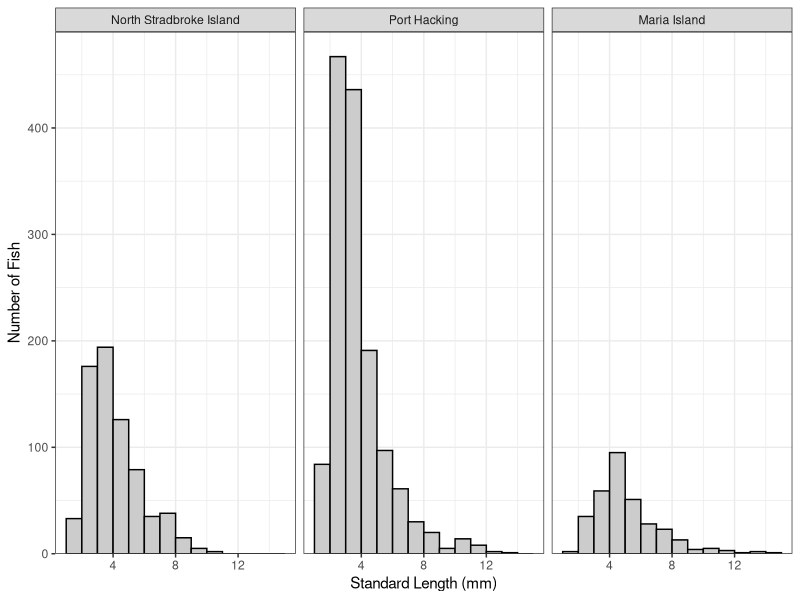
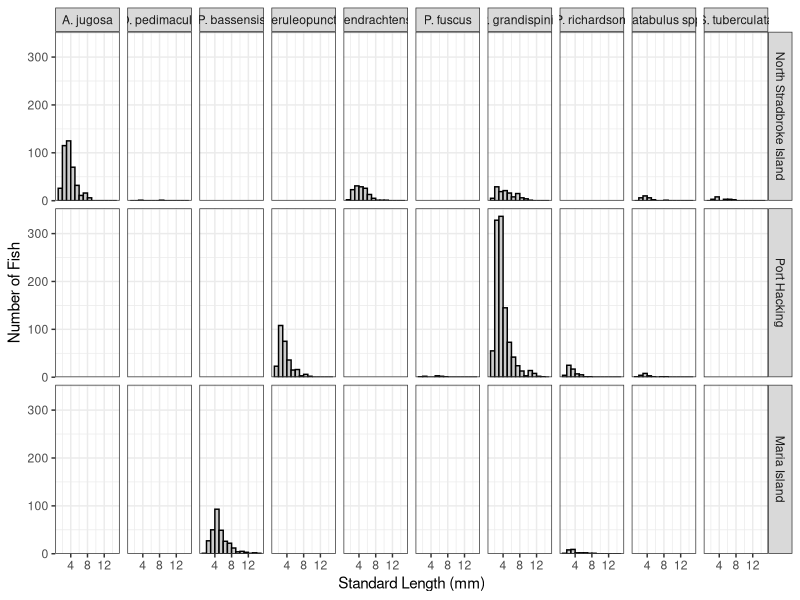
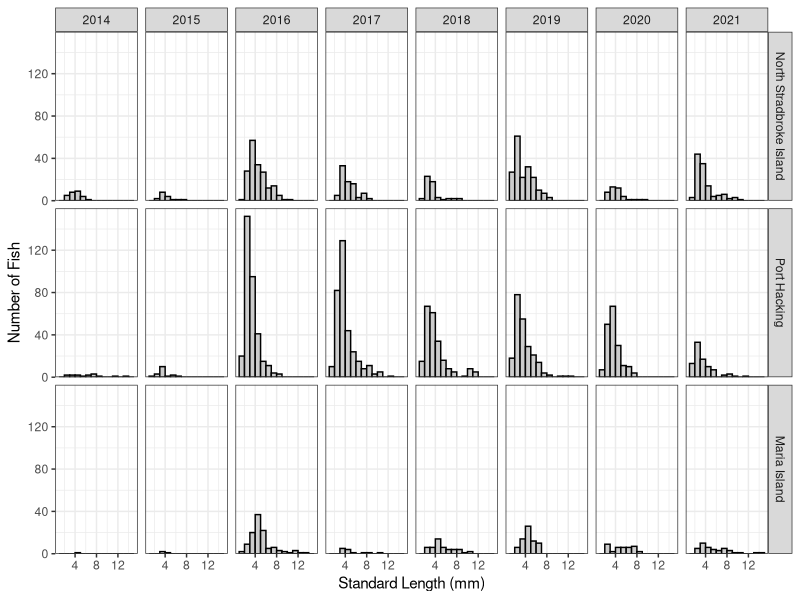
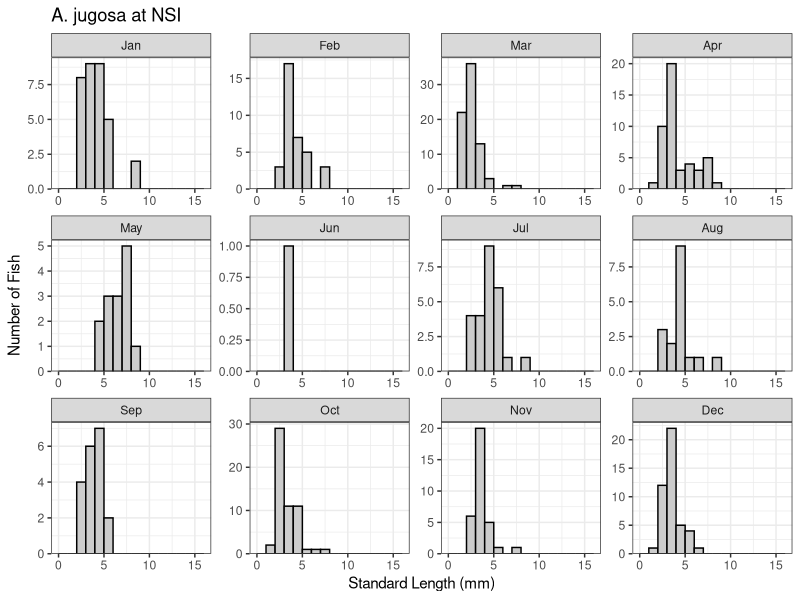
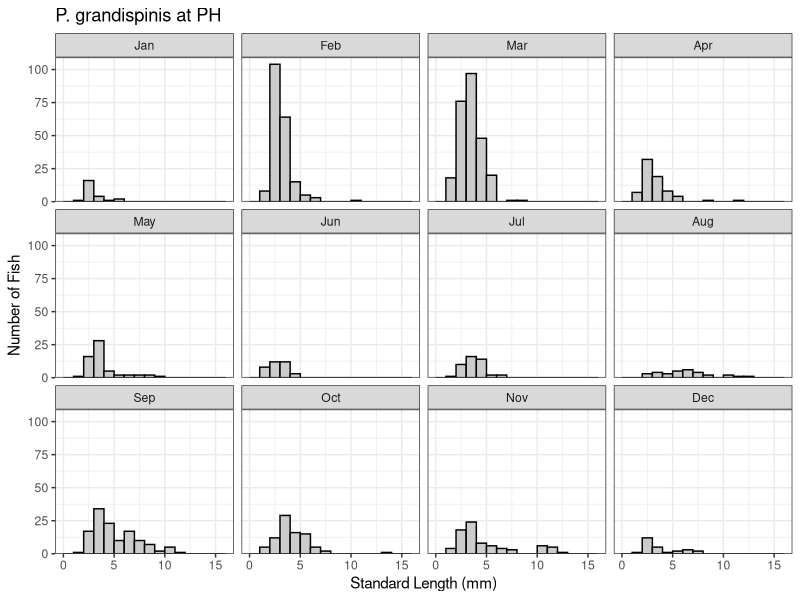
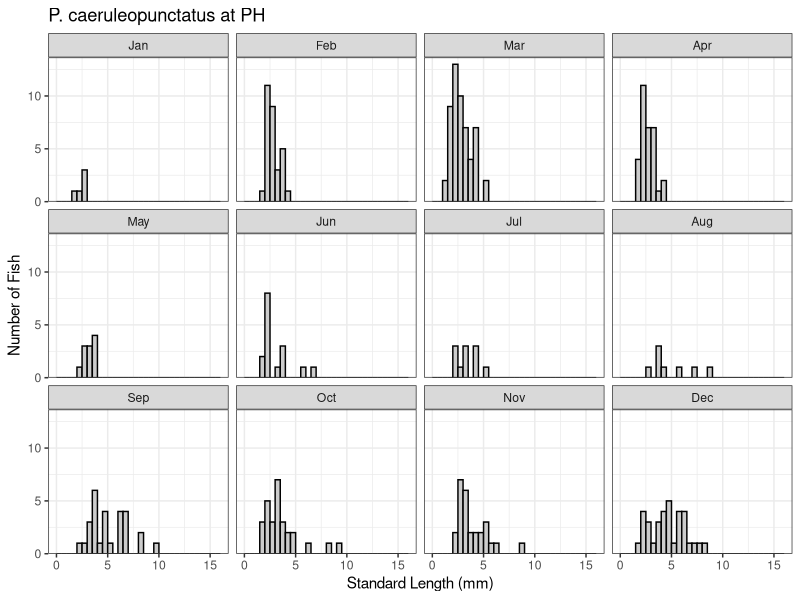
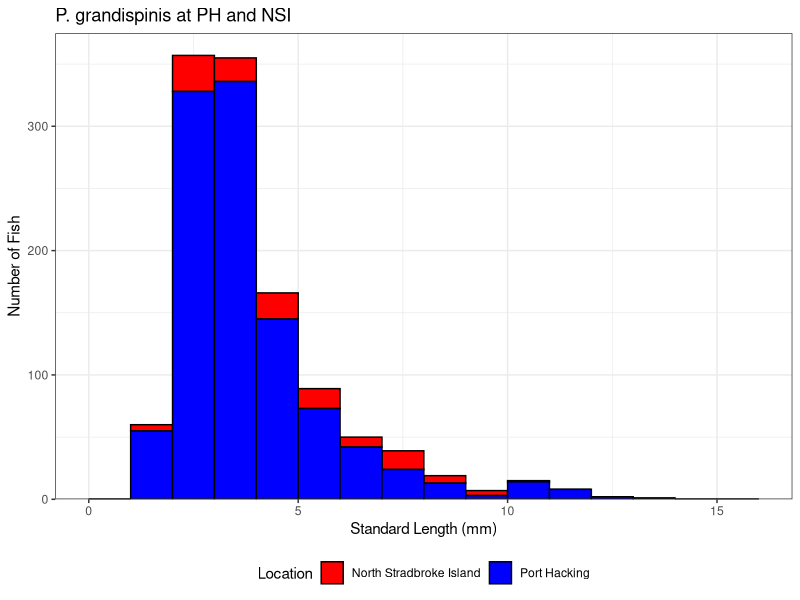
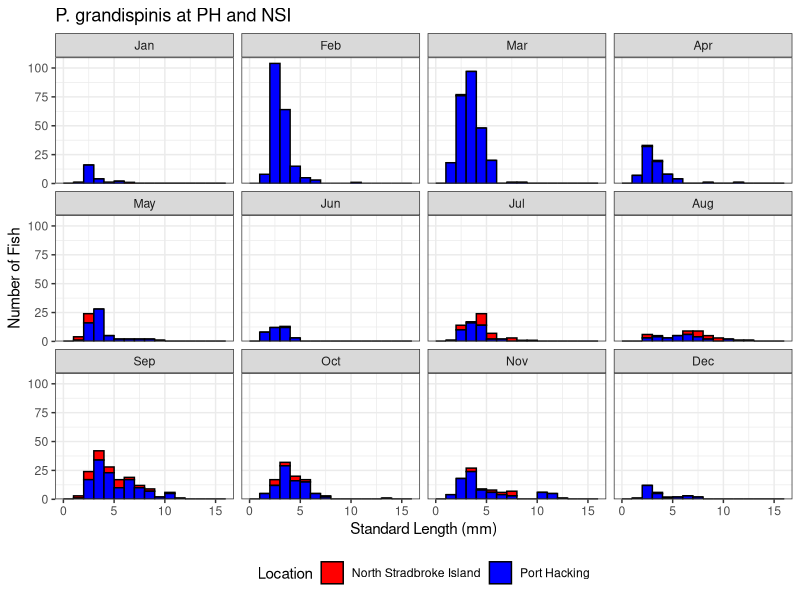

Write the R code that produced these figures, in order. (Note: this script raises an error after producing the figures.)
## ---- chunk 1
library(tidyverse)
library(dplyr)
library(ggplot2)
library(ggtext)
## ---- chunk 2
install.packages("ggridges")
## ---- chunk 3
library(ggridges)
## ---- chunk 4
LFD <- read.csv("Length Frequency Data.csv")
## ---- chunk 5
LFD <- LFD %>%
  mutate(Location = if_else(Location == "North Stradbroke", "North Stradbroke Island", Location))
## ---- chunk 6
LFD$Date <- as.Date(LFD$Date, tryFormats = c("%d/%m/%Y"))
## ---- chunk 7
LFD$Year <- substr(LFD$Date, 1, 4)
LFD$Month <- substr(LFD$Date, 6, 7)
## ---- chunk 8
LFD <- LFD %>% mutate(Month_name = case_when(Month == "01" ~ "Jan",
                                               Month == "02" ~ "Feb",
                                               Month == "03" ~ "Mar",
                                               Month == "04" ~ "Apr",
                                               Month == "05" ~ "May",
                                               Month == "06" ~ "Jun",
                                               Month == "07" ~ "Jul",
                                               Month == "08" ~ "Aug",
                                              Month == "09" ~ "Sep",
                                               Month == "10" ~ "Oct",
                                               Month == "11" ~ "Nov",
                                               Month == "12" ~ "Dec"))

LFD$Month_name <- factor(LFD$Month_name, levels = c("Jan", "Feb", "Mar", "Apr", "May", "Jun", "Jul", "Aug", "Sep", "Oct", "Nov", "Dec"))
## ---- chunk 9
LFD$Year <- as.numeric(LFD$Year)
LFD$Month <- as.numeric(LFD$Month)
## ---- chunk 10
LFD <- LFD %>%
  mutate(Season = ifelse(Month %in% 9:11, "Spring",
                          ifelse(Month %in% c(12,1,2), "Summer",
                                 ifelse(Month %in% 3:5, "Autumn",
                                        "Winter"))))

LFD$Season <- factor(LFD$Season, levels = c("Spring", "Summer", "Autumn", "Winter"))
LFD$Month_name <- as.factor((LFD$Month_name))
## ---- chunk 11
LFD$Location <- factor(LFD$Location, levels = c("North Stradbroke Island", "Port Hacking", "Maria Island"))
## ---- chunk 12
lenfreq1 <- ggplot(data=LFD,aes(x=TL)) +
  geom_histogram(binwidth=1,boundary=0,closed="left",
                 fill="gray80",color="black") +
  scale_y_continuous(name="Number of Fish",expand=expansion(mult=c(0,0.05))) +
  scale_x_continuous(name="Standard Length (mm)") +
  theme_bw()
## ---- chunk 13
lenfreq1 + facet_wrap(vars(Location))
## ---- chunk 14
lenfreq1 + facet_grid(rows=vars(Location), cols=vars(Species)) 
ggsave("Overall Length Frequency Histogram.pdf", width = 40, height = 20, units = "cm")
## ---- chunk 15
lenfreq1 + facet_grid(rows=vars(Location), cols=vars(Year))
## ---- chunk 16
LFD_NSI <- LFD %>%
  filter(Location == "North Stradbroke Island") 
## ---- chunk 17
LFD_PH <- LFD %>%
  filter(Location == "Port Hacking")
## ---- chunk 18
LFD_MAI <- LFD %>%
  filter(Location == "Maria Island")
## ---- chunk 19
LFD_NSI2 <- LFD_NSI %>%
  filter(Species == "A. jugosa")
## ---- chunk 20
lenfreq2 <- ggplot(data=LFD_NSI2,aes(x=TL)) +
  geom_histogram(binwidth=1,boundary=0,closed="left",
                 fill="gray80",color="black") +
  scale_y_continuous(name="Number of Fish",expand=expansion(mult=c(0,0.05))) +
  scale_x_continuous(name="Standard Length (mm)", limits = c(0, 16)) +
  labs(title = "A. jugosa at NSI") + 
  theme_bw() 
## ---- chunk 21
lenfreq2 + facet_wrap(vars(Month_name), scales = "free")
ggsave("A. jugosa at NSI LF Histogram.pdf")
## ---- chunk 22
LFD_PH3 <- LFD_PH %>%
  filter(Species == "P. grandispinis")
## ---- chunk 23
lenfreq3 <- ggplot(data=LFD_PH3,aes(x=TL)) +
  geom_histogram(binwidth=1,boundary=0,closed="left",
                 fill="gray80",color="black") +
  scale_y_continuous(name="Number of Fish",expand=expansion(mult=c(0,0.05))) +
  scale_x_continuous(name="Standard Length (mm)", limits = c(0, 16)) +
  labs(title = "P. grandispinis at PH") +
  theme_bw()
## ---- chunk 24
lenfreq3 + facet_wrap(vars(Month_name))
ggsave("P. grandispinis at PH LF Histogram.pdf")
## ---- chunk 25
LFD_PH2 <- LFD_PH %>%
    filter(Species == "P. caeruleopunctatus ")
## ---- chunk 26
lenfreq4 <- ggplot(data=LFD_PH2,aes(x=TL)) +
  geom_histogram(binwidth=0.5,boundary=0,closed="left",
                 fill="gray80",color="black") +
  scale_y_continuous(name="Number of Fish",expand=expansion(mult=c(0,0.05))) +
  scale_x_continuous(name="Standard Length (mm)", limits = c(0, 16)) +
  labs(title = "P. caeruleopunctatus at PH") +
  theme_bw()
## ---- chunk 27
lenfreq4 + facet_wrap(vars(Month_name))
ggsave("P. caeruleopunctatus at PH LF Histogram.pdf")
## ---- chunk 28
LFD_grandispinis <- LFD %>%
  filter(Species == "P. grandispinis")
## ---- chunk 29
lenfreq_grandispinis <- ggplot(data=LFD_grandispinis,aes(x=TL)) +
  geom_histogram(aes(fill=Location),binwidth=1,boundary=0,closed="left",
                 color="black",position="stack") +
  scale_fill_manual(values=c("red","blue")) +
  scale_y_continuous(name="Number of Fish",expand=expansion(mult=c(0,0.05))) +
  scale_x_continuous(name="Standard Length (mm)", limits = c(0, 16)) +
   labs(title = "P. grandispinis at PH and NSI") +
  theme_bw() +
  theme(legend.position = "bottom")
lenfreq_grandispinis
## ---- chunk 30
lenfreq_grandispinis + facet_wrap(vars(Month_name))
ggsave("P. grandispinis between sites LF Histogram.pdf")
## ---- chunk 31
LFD_bassensis <- LFD_MAI %>%
  filter(Species == "P. bassensis")
## ---- chunk 32
lenfreq6 <- ggplot(data=LFD_bassensis,aes(x=TL)) +
  geom_histogram(binwidth=1,boundary=0,closed="left",
                 fill="gray80",color="black") +
  scale_y_continuous(name="Number of Fish",expand=expansion(mult=c(0,0.05))) +
  scale_x_continuous(name="Standard Length (mm)", limits = c(0, 16)) +
  labs(title = "P. bassensis at MAI") +
  theme_bw() 
## ---- chunk 33
lenfreq6 + facet_wrap(vars(Month_name))
ggsave("P. bassensis at MAI LF Histogram.pdf")
## ---- chunk 34
LFD_tuberculata <- LFD_NSI %>%
  filter(Species == "S. tuberculata")
## ---- chunk 35
lenfreq7 <- ggplot(data=LFD_tuberculata,aes(x=TL)) +
  geom_histogram(binwidth=1,boundary=0,closed="left",
                 fill="gray80",color="black") +
  scale_y_continuous(name="Number of Fish",expand=expansion(mult=c(0,0.05))) +
  scale_x_continuous(name="Standard Length (mm)", limits = c(0, 16)) +
  labs(title = "S. tuberculata at NSI") +
  theme_bw()
## ---- chunk 36
lenfreq7 + facet_wrap(vars(Month_name))
ggsave("S. tuberculata at NSI LF Histogram.pdf")
## ---- chunk 37
LFD_endrachtensis <- LFD_NSI %>%
  filter(Species == "P. endrachtensis")
## ---- chunk 38
lenfreq8 <- ggplot(data=LFD_endrachtensis,aes(x=TL)) +
  geom_histogram(binwidth=1,boundary=0,closed="left",
                 fill="gray80",color="black") +
  scale_y_continuous(name="Number of Fish",expand=expansion(mult=c(0,0.05))) +
  scale_x_continuous(name="Standard Length (mm)", limits = c(0, 16)) +
  labs(title = "P. endrachtensis at NSI") +
  theme_bw()
## ---- chunk 39
lenfreq8 + facet_wrap(vars(Month_name))
ggsave("P. endrachtensis at NSI LF Histogram.pdf")
## ---- chunk 40
LFD_richardsoni <- LFD %>%
  filter(Species == "P. richardsoni")
## ---- chunk 41
lenfreq_richardsoni <- ggplot(data=LFD_richardsoni,aes(x=TL)) +
  geom_histogram(aes(fill=Location),binwidth=1,boundary=0,closed="left",
                 color="black",position="stack") +
  scale_fill_manual(values=c("green","blue")) +
  scale_y_continuous(name="Number of Fish",limits = c(0, 16), expand=expansion(mult=c(0,0.05))) +
  scale_x_continuous(name="Standard Length (mm)", limits = c(0, 16)) +
   labs(title = "P. richardsoni at PH and MAI") +
  theme_bw() +
  theme(legend.position = "bottom")
lenfreq_richardsoni
## ---- chunk 42
lenfreq_richardsoni + facet_wrap(vars(Month_name))
ggsave("P. richardsoni between sites LF Histogram.pdf")
## ---- chunk 43
LFD_jugosa <- LFD %>%
  filter(Species == "A. jugosa")
## ---- chunk 44
lenfreq_jugosa <- ggplot(data=LFD_jugosa,aes(x=TL)) +
  geom_histogram(aes(fill=Location),binwidth=1,boundary=0,closed="left",
                 color="black",position="stack") +
  scale_fill_manual(values=c("red","blue")) +
  scale_y_continuous(name="Number of Fish",expand=expansion(mult=c(0,0.05))) +
  scale_x_continuous(name="Standard Length (mm)", limits = c(0, 16)) +
   labs(title = "A. jugosa at PH and NSI") +
  theme_bw()
lenfreq_jugosa
## ---- chunk 45
lenfreq_jugosa + facet_wrap(vars(Month_name))
ggsave("A. jugosa between sites LF Histogram.pdf")
## ---- chunk 46
LFD_ratabulus <- LFD %>%
  filter(Species == "Ratabulus spp.")
## ---- chunk 47
lenfreq_ratabulus <- ggplot(data=LFD_ratabulus,aes(x=TL)) +
  geom_histogram(aes(fill=Location),binwidth=1,boundary=0,closed="left",
                 color="black",position="stack") +
  scale_fill_manual(values=c("red","blue")) +
  scale_y_continuous(name="Number of Fish",expand=expansion(mult=c(0,0.05))) +
  scale_x_continuous(name="Standard Length (mm)", limits = c(0, 16)) +
   labs(title = "Ratabulus spp. at PH and NSI") +
  theme_bw()
lenfreq_ratabulus
## ---- chunk 48
lenfreq_ratabulus + facet_wrap(vars(Month_name))
ggsave("Ratabulus spp. between sites LF Histogram.pdf")
## ---- chunk 49
LFD_PH_richardsoni <- LFD_richardsoni %>%
  filter(Location == "Port Hacking")
## ---- chunk 50
LFD_MAI_richardsoni <- LFD_richardsoni %>%
  filter(Location == "Maria Island")
## ---- chunk 51
LFD_big6 <- LFD %>%
  filter(Species == "A. jugosa"|
           Species == "P. bassensis"|
           Species == "P. caeruleopunctatus "|
           Species == "P. endrachtensis"|
           Species == "P. grandispinis"|
           Species == "P. richardsoni")

LFD_big6$Species <- factor(LFD_big6$Species, levels = c("P. bassensis", "P. caeruleopunctatus ", "P. endrachtensis", "P. grandispinis", "P. richardsoni", "A. jugosa"))
## ---- chunk 52
lenfreq8 <- ggplot(data=LFD_big6,aes(x=TL)) +
  geom_histogram(binwidth=1,boundary=0,closed="left",
                 fill="gray80",color="black") +
  scale_y_continuous(name="Number of Fish",expand=expansion(mult=c(0,0.05))) +
  scale_x_continuous(name="Standard Length (mm)", limits = c(0, 16)) +
  labs(title = "Platycephalidae Length-Frequency") +
  theme_bw()
## ---- chunk 53
lenfreq8 + facet_grid(rows=vars(Species), cols=vars(Season), scales = "free") 
ggsave("Platycephalidae Length-Frequency.pdf")
## ---- chunk 54
LFD_tuberculata <- LFD %>%
  filter(Species == "S. tuberculata")
## ---- chunk 55
ylabel_tuberculata <- expression(paste("Number of larval ", italic("S. tuberculata")))
## ---- chunk 56
lenfreq_tuberculata <- ggplot(data=LFD_tuberculata,aes(x=TL)) +
  geom_histogram(aes(fill=Location),binwidth=0.5,boundary=0,closed="left",
                 color="black",position="identity", alpha = 0.5) +
  scale_fill_manual(values=c("red")) +
  scale_y_continuous(name=ylabel_tuberculata, expand=expansion(mult=c(0,0.05))) +
  scale_x_continuous(name="Standard Length (mm)", limits = c(1, 14), (breaks = seq(1, 14, 1)))  +
  theme_bw() +
  theme(legend.position = "bottom") 
lenfreq_tuberculata
## ---- chunk 57
lenfreq_tuberculata + facet_wrap(vars(Season)) +
theme(axis.title=element_text(size = 15))
ggsave("14 A. jugosa LF histogram.pdf", width = 26, height = 16, units = "cm")
## ---- chunk 58
LFD_jugosa <- LFD %>%
  filter(Species == "A. jugosa")
## ---- chunk 59
ylabel_jugosa <- expression(paste("Number of larval ", italic("A. jugosa")))
## ---- chunk 60
lenfreq_jugosa <- ggplot(data=LFD_jugosa,aes(x=TL)) +
  geom_histogram(aes(fill=Location),binwidth=0.5,boundary=0,closed="left",
                 color="black",position="identity", alpha = 0.5) +
  scale_fill_manual(values=c("red")) +
  scale_y_continuous(name=ylabel_jugosa, expand=expansion(mult=c(0,0.05))) +
  scale_x_continuous(name="Standard Length (mm)", limits = c(1, 14), (breaks = seq(1, 14, 1)))  +
  geom_vline(xintercept = 3.5, linetype = "dashed") +
  geom_vline(xintercept = 5)+
  theme_bw() +
  theme(legend.position = "bottom") +
    theme(axis.title=element_text(size = 15)) +
theme(axis.text.y = element_text(size = 12)) +
  theme(axis.text.x = element_text(size = 12)) 
lenfreq_jugosa
## ---- chunk 61
lenfreq_jugosa + facet_wrap(vars(Season)) +
theme(axis.title=element_text(size = 15))
ggsave("Updated A. jugosa LF histogram.pdf", width = 26, height = 16, units = "cm")
## ---- chunk 62
LFD_bassensis <- LFD %>%
  filter(Species == "P. bassensis")
## ---- chunk 63
ylabel_bassensis <- expression(paste("Number of larval ", italic("P. bassensis")))
## ---- chunk 64
lenfreq_bassensis <- ggplot(data=LFD_bassensis,aes(x=TL)) +
  geom_histogram(aes(fill=Location),binwidth=0.5,boundary=0,closed="left",
                 color="black",position="identity", alpha = 0.5) +
  scale_fill_manual(values=c("blue")) +
  scale_y_continuous(name=ylabel_bassensis,expand=expansion(mult=c(0,0.05))) +
  scale_x_continuous(name="Standard Length (mm)", limits = c(1, 14), (breaks = seq(1, 14, 1)))  +
  geom_vline(xintercept = 6, linetype = "dashed") +
  geom_vline(xintercept = 8.5)+
  theme_bw() +
  theme(legend.position = "bottom") +
   theme(axis.title=element_text(size = 15)) +
theme(axis.text.y = element_text(size = 12)) +
  theme(axis.text.x = element_text(size = 12))
lenfreq_bassensis
## ---- chunk 65
lenfreq_bassensis + facet_wrap(vars(Season))+
theme(axis.title=element_text(size = 15))
ggsave("Updated P. bassensis LF histogram.pdf", width = 26, height = 16, units = "cm")
## ---- chunk 66
LFD_endrachtensis <- LFD %>%
  filter(Species == "P. endrachtensis")
## ---- chunk 67
ylabel_endrachtensis <- expression(paste("Number of larval ", italic("P. endrachtensis")))
## ---- chunk 68
lenfreq_endrachtensis <- ggplot(data=LFD_endrachtensis,aes(x=TL)) +
  geom_histogram(aes(fill=Location),binwidth=0.5,boundary=0,closed="left",
                 color="black",position="identity", alpha = 0.5) +
  scale_fill_manual(values=c("red")) +
  scale_y_continuous(name=ylabel_endrachtensis,(breaks = seq(0, 18, 4)),expand=expansion(mult=c(0,0.05))) +
  scale_x_continuous(name="Standard Length (mm)", limits = c(1, 14), (breaks = seq(1, 14, 1)))  +
  geom_vline(xintercept = 4, linetype = "dashed") +
  geom_vline(xintercept = 7)+
  theme_bw() +
  theme(legend.position = "bottom") +
   theme(axis.title=element_text(size = 15)) +
theme(axis.text.y = element_text(size = 12)) +
  theme(axis.text.x = element_text(size = 12))
lenfreq_endrachtensis
## ---- chunk 69
lenfreq_endrachtensis + facet_wrap(vars(Season))+
theme(axis.title=element_text(size = 15))
ggsave("Updated P. endrachtensis LF histogram.pdf", width = 26, height = 16, units = "cm")
## ---- chunk 70
LFD_caeruleopunctatus <- LFD %>%
  filter(Species == "P. caeruleopunctatus ")
## ---- chunk 71
ylabel_caeruleopunctatus <- expression(paste("Number of larval ", italic("P. caeruleopunctatus")))
## ---- chunk 72
lenfreq_caeruleopunctatus <- ggplot(data=LFD_caeruleopunctatus,aes(x=TL)) +
  geom_histogram(aes(fill=Location),binwidth=0.5,boundary=0,closed="left",
                 color="black",position="identity", alpha = 0.5) +
  scale_fill_manual(values=c("green")) +
  scale_y_continuous(name=ylabel_caeruleopunctatus,expand=expansion(mult=c(0,0.05))) +
  scale_x_continuous(name="Standard Length (mm)", limits = c(1, 14), (breaks = seq(1, 14, 1)))  +
  geom_vline(xintercept = 4.5, linetype = "dashed") +
  geom_vline(xintercept = 7.5)+
  theme_bw() +
  theme(legend.position = "bottom") +
   theme(axis.title=element_text(size = 15)) +
theme(axis.text.y = element_text(size = 12)) +
  theme(axis.text.x = element_text(size = 12))
lenfreq_caeruleopunctatus
## ---- chunk 73
lenfreq_caeruleopunctatus + facet_wrap(vars(Season)) +
theme(axis.title=element_text(size = 15))
ggsave("Updated P. caeruleopunctatus LF histogram.pdf", width = 26, height = 16, units = "cm")
## ---- chunk 74
LFD_richardsoni <- LFD %>%
  filter(Species == "P. richardsoni")
## ---- chunk 75
ylabel_richardsoni <- expression(paste("Number of larval ", italic("P. richardsoni")))
## ---- chunk 76
lenfreq_richardsoni <- ggplot(data=LFD_richardsoni,aes(x=TL)) +
  geom_histogram(aes(fill=Location),binwidth=0.5,boundary=0,closed="left",
                 color="black",position="identity", alpha = 0.35) +
  scale_fill_manual(values=c("blue", "green")) +
  scale_y_continuous(name=ylabel_richardsoni,(breaks = seq(0, 18, 4)),expand=expansion(mult=c(0,0.05))) +
  scale_x_continuous(name="Standard Length (mm)", limits = c(1, 14), (breaks = seq(1, 14, 1)))  +
  geom_vline(xintercept = 4, linetype = "dashed") +
  geom_vline(xintercept = 6)+
  theme_bw() +
  theme(legend.position = "bottom") +
   theme(axis.title=element_text(size = 15)) +
theme(axis.text.y = element_text(size = 12)) +
  theme(axis.text.x = element_text(size = 12))
lenfreq_richardsoni
## ---- chunk 77
lenfreq_richardsoni + facet_wrap(vars(Season)) +
theme(axis.title=element_text(size = 15))
ggsave("Updated P. richardsoni LF histogram.pdf", width = 26, height = 16, units = "cm")
## ---- chunk 78
LFD_grandispinis <- LFD %>%
  filter(Species == "P. grandispinis")
## ---- chunk 79
ylabel_grandispinis <- expression(paste("Number of larval ", italic("P. grandispinis")))
## ---- chunk 80
lenfreq_grandispinis <- ggplot(data=LFD_grandispinis,aes(x=TL)) +
  geom_histogram(aes(fill=Location),binwidth=0.5,boundary=0,closed="left",
                 color="black",position="identity", alpha = 0.35) +
  scale_fill_manual(values=c("red", "green")) +
  scale_y_continuous(name=ylabel_grandispinis,expand=expansion(mult=c(0,0.05))) +
  scale_x_continuous(name="Standard Length (mm)", limits = c(1, 14), (breaks = seq(1, 14, 1)))  +
  geom_vline(xintercept = 4, linetype = "dashed") +
  geom_vline(xintercept = 7.5)+
  theme_bw() +
  theme(legend.position = "bottom") +
   theme(axis.title=element_text(size = 15)) +
theme(axis.text.y = element_text(size = 12)) +
  theme(axis.text.x = element_text(size = 12))
lenfreq_grandispinis
## ---- chunk 81
lenfreq_grandispinis + facet_wrap(vars(Season)) +
theme(axis.title=element_text(size = 15))
ggsave("Updated P. grandispinis LF histogram.pdf", width = 26, height = 16, units = "cm")
## ---- chunk 82
LFD_fuscus <- LFD %>%
  filter(Species == "P. fuscus")
## ---- chunk 83
ylabel_fuscus <- expression(paste("Number of larval ", italic("P. fuscus")))
## ---- chunk 84
lenfreq_fuscus <- ggplot(data=LFD_fuscus,aes(x=TL)) +
  geom_histogram(aes(fill=Location),binwidth=0.5,boundary=0,closed="left",
                 color="black",position="identity", alpha = 0.35) +
  scale_fill_manual(values=c("green")) +
  scale_y_continuous(name=ylabel_fuscus,(breaks = seq(0, 3, 1)), expand=expansion(mult=c(0,0.05))) +
  scale_x_continuous(name="Standard Length (mm)", limits = c(1, 14), (breaks = seq(1, 14, 1)))  +
  geom_vline(xintercept = 4.5, linetype = "dashed") +
  geom_vline(xintercept = 6)+
  theme_bw() +
  theme(legend.position = "bottom") 
lenfreq_fuscus
## ---- chunk 85
lenfreq_fuscus + facet_wrap(vars(Month_name)) +
theme(axis.title=element_text(size = 15))
ggsave("Month P. fuscus LF histogram.pdf", width = 26, height = 15, units = "cm")
## ---- chunk 86
LFD_ratabulus <- LFD %>%
  filter(Species == "Ratabulus spp.")
## ---- chunk 87
ylabel_ratabulus <- expression(paste("Number of larval ", italic("Ratabulus spp.")))
## ---- chunk 88
lenfreq_ratabulus <- ggplot(data=LFD_ratabulus,aes(x=TL)) +
  geom_histogram(aes(fill=Location),binwidth=0.5,boundary=0,closed="left",
                 color="black",position="identity", alpha = 0.35) +
  scale_fill_manual(values=c("red", "green")) +
  scale_y_continuous(name=ylabel_ratabulus,expand=expansion(mult=c(0,0.05))) +
  scale_x_continuous(name="Standard Length (mm)", limits = c(1, 14), (breaks = seq(1, 14, 1)))  +
  geom_vline(xintercept = 3, linetype = "dashed") +
  geom_vline(xintercept = 6.5)+
  theme_bw() +
  theme(legend.position = "bottom") 
lenfreq_ratabulus
## ---- chunk 89
lenfreq_ratabulus + facet_wrap(vars(Month_name)) +
theme(axis.title=element_text(size = 15))
ggsave("Month Ratabulus spp. LF histogram.pdf", width = 26, height = 15, units = "cm")
## ---- chunk 90
jugosa_concentration <- Combined_data_platys %>%
  filter(species_nice == "A. jugosa")
## ---- chunk 91
mean(jugosa_concentration$species_conc_100)
## ---- chunk 92
pedimacula_conc <- Combined_data_platys_2 %>%
  filter(species_nice == "O. pedimacula")
## ---- chunk 93
mean(pedimacula_conc$species_conc_100)
## ---- chunk 94
endrach_conc <- Combined_data_platys %>%
  filter(species_nice == "P. endrachtensis")
## ---- chunk 95
mean(endrach_conc$species_conc_100)
## ---- chunk 96
grandi_conc_NSI <- Combined_data_platys %>%
  filter(species_nice == "P. grandispinis")
## ---- chunk 97
grandi_conc_NSI2 <- grandi_conc_NSI %>%
  filter(Project_name == "NRS_NSI")
## ---- chunk 98
mean(grandi_conc_NSI2$species_conc_100)
## ---- chunk 99
ratabulus_conc_NSI <- Combined_data_platys_2 %>%
  filter(species_nice == "Ratabulus spp.")
## ---- chunk 100
ratabulus_conc_NSI2 <- ratabulus_conc_NSI %>%
  filter(Project_name == "NRS_NSI")
## ---- chunk 101
mean(ratabulus_conc_NSI2$species_conc_100)
## ---- chunk 102
tuberculata_conc <- Combined_data_platys_2 %>%
  filter(species_nice == "S. tuberculata")
## ---- chunk 103
mean(tuberculata_conc$species_conc_100)
## ---- chunk 104
caeruleo_conc <- Combined_data_platys %>%
  filter(species_nice == "P. caeruleopunctatus")
## ---- chunk 105
mean(caeruleo_conc$species_conc_100)
## ---- chunk 106
fuscus_conc <- Combined_data_platys_2 %>%
  filter(species_nice == "P. fuscus")
## ---- chunk 107
mean(fuscus_conc$species_conc_100)
## ---- chunk 108
grandi_conc_PH <- Combined_data_platys %>%
  filter(species_nice == "P. grandispinis")
## ---- chunk 109
grandi_conc_PH2 <- grandi_conc_PH %>%
  filter(Project_name == "NRS_PH")
## ---- chunk 110
mean(grandi_conc_PH2$species_conc_100)
## ---- chunk 111
richardsoni_conc_PH <- Combined_data_platys %>%
  filter(species_nice == "P. richardsoni")
## ---- chunk 112
richardsoni_conc_PH2 <- richardsoni_conc_PH %>%
  filter(Project_name == "NRS_PH")
## ---- chunk 113
mean(richardsoni_conc_PH2$species_conc_100)
## ---- chunk 114
ratty_PH <- Combined_data_platys_2 %>%
  filter(species_nice == "Ratabulus spp.")
## ---- chunk 115
ratty_PH2 <- ratty_PH %>%
  filter(Project_name == "NRS_PH")
## ---- chunk 116
mean(ratty_PH2$species_conc_100)
## ---- chunk 117
bassensis_conc <- Combined_data_platys %>%
  filter(species_nice == "P. bassensis")
## ---- chunk 118
mean(bassensis_conc$species_conc_100)
## ---- chunk 119
richardsoni_MAI <- Combined_data_platys %>%
  filter(species_nice == "P. richardsoni")
## ---- chunk 120
richardsoni_MAI2 <- richardsoni_MAI %>%
  filter(Project_name == "NRS_MAI")
## ---- chunk 121
mean(richardsoni_MAI2$species_conc_100)
## ---- chunk 122
lenfreq_final <- ggplot(data=LFD_big6,aes(x=TL)) +
  geom_histogram(aes(fill=Location),binwidth=0.5,boundary=0,closed="left",
                 color="black",position="identity", alpha = 0.35) +
  scale_fill_manual(values=c("red", "green", "blue")) +
  scale_y_continuous(name="Number of Fish",expand=expansion(mult=c(0,0.5))) +
  scale_x_continuous(name="Standard Length (mm)", limits = c(1, 13.5), breaks = seq(1, 13.5, 1)) +
  theme_bw() +
  theme(legend.text = element_text(size = 35)) +
  theme(legend.title = element_text(size = 40)) +
  theme(legend.position = "bottom") +
  theme(axis.title=element_text(size = 40)) +
theme(axis.text.y = element_text(size = 30)) +
  theme(axis.text.x = element_text(size = 30)) +
  theme(strip.text.y = element_text(face = "italic", size = 35.5)) +
  theme(strip.text.x = element_text(size =35.5)) 
## ---- chunk 123
lenfreq_final + facet_grid(rows=vars(Species), cols=vars(Season), scales = "free") + 
  geom_vline(data = filter(LFD_big6, Species =="A. jugosa"), aes(xintercept=5)) +
  geom_vline(data = filter(LFD_big6, Species =="A. jugosa"), aes(xintercept=3.5), linetype = "dashed") +
  geom_vline(data = filter(LFD_big6, Species =="P. bassensis"), aes(xintercept=8.5)) +
  geom_vline(data = filter(LFD_big6, Species =="P. bassensis"), aes(xintercept=6), linetype = "dashed") +
  geom_vline(data = filter(LFD_big6, Species =="P. caeruleopunctatus "), aes(xintercept=7.5)) +
  geom_vline(data = filter(LFD_big6, Species =="P. caeruleopunctatus "), aes(xintercept=4.5), linetype = "dashed") +
  geom_vline(data = filter(LFD_big6, Species =="P. endrachtensis"), aes(xintercept=7)) +
  geom_vline(data = filter(LFD_big6, Species =="P. endrachtensis"), aes(xintercept=4), linetype = "dashed") +
  geom_vline(data = filter(LFD_big6, Species =="P. grandispinis"), aes(xintercept=7.5)) +
  geom_vline(data = filter(LFD_big6, Species =="P. grandispinis"), aes(xintercept=4), linetype = "dashed") +
  geom_vline(data = filter(LFD_big6, Species =="P. richardsoni"), aes(xintercept=6)) +
  geom_vline(data = filter(LFD_big6, Species =="P. richardsoni"), aes(xintercept=4), linetype = "dashed") +
  theme(panel.spacing.y = unit(4, "mm")) +
  theme(panel.spacing.x = unit(4, "mm")) 
ggsave("2025 LF histogram.pdf", width = 70, height = 82, units = "cm")

#LFD$Season <- factor(LFD$Season, levels = c("Spring", "Summer", "Autumn", "Winter"))
#Scales = free_y to change limits on axes

## ---- chunk 124
vline.data.dashed <- data.frame(z = c(6, 4.5, 4, 4, 4, 3.5, 6, 4.5, 4, 4, 4, 3.5, 6, 4.5, 4, 4, 4, 3.5, 6, 4.5, 4, 4, 4, 3.5), vs = c("Spring", "Summer", "Autumn", "Winter"), am = c("P. bassensis", "P. caeruleopunctatus ", "P. endrachtensis", "P. grandispinis", "P. richardsoni", "A. jugosa"))

vline.data.solid <- data.frame(z = c(8.5, 7.5, 7, 7.5, 6, 5, 8.5, 7.5, 7, 7.5, 6, 5, 8.5, 7.5, 7, 7.5, 6, 5, 8.5, 7.5, 7, 7.5, 6, 5), vs = c("Spring", "Summer", "Autumn", "Winter"), am = c("P. bassensis", "P. caeruleopunctatus ", "P. endrachtensis", "P. grandispinis", "P. richardsoni", "A. jugosa"))
